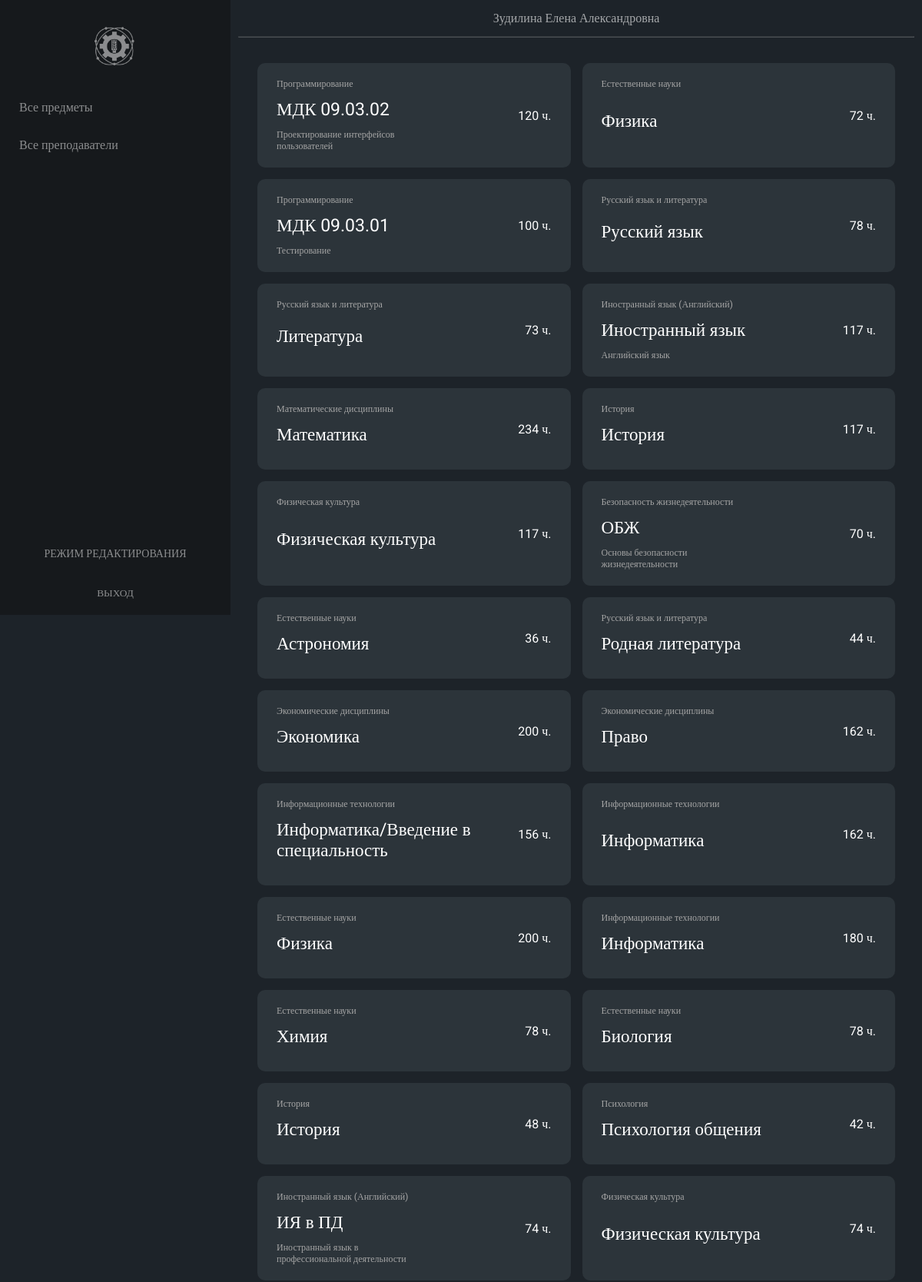
The app's page /pages/lk/allsubjects.php (signed in, upper part) with its own data.
### tables this page shows
CREATE TABLE `subjects` (
  `id_subject` int NOT NULL,
  `id_profile` int NOT NULL,
  `subject_name` varchar(255) NOT NULL,
  `subject_desc` varchar(255) DEFAULT NULL,
  `subject_hours` int NOT NULL
);

CREATE TABLE `profiles` (
  `id_profile` int NOT NULL,
  `profile_name` varchar(255) NOT NULL
);

### pages/lk/allsubjects.php (the view, shortened to what this page needs)
<?php
    require_once './../../php/connection.php';
    $result = mysqli_query($link,
    "SELECT
    `subjects`.`id_subject`,
    `subjects`.`subject_name`,
    `subjects`.`subject_desc`,
    `subjects`.`subject_hours`,
    `profiles`.`profile_name`
        FROM
        `subjects`,
        `profiles`
    WHERE `subjects`.`id_profile` = `profiles`.`id_profile`;");
    $subjects = mysqli_fetch_all($result);
?>
<!DOCTYPE html>
<html lang='ru'>
<head>
    <link rel='stylesheet' href='./../../styles/style.css'>
</head>
<body>
    <?php include './includes/nav.php'; ?>
    <main>
        <?php include './includes/header.php'; ?>
        <section class="all-subjects">
            <?
                foreach ($subjects as $value)
                {
                    ?>
                    <div class="subject-wrapper" data-subjectId="<?=$value[0]?>">
                        <div>
                            <p class="subject-profile"><?=$value[4]?></p>
                            <p class="subject-name"><?=$value[1]?></p>
                            <p class="subject-desc"><?=$value[2]?></p>
                        </div>
                        <p class="subject-hours"><?=$value[3]?> ч.</p>
                    </div>
                    <?
                }
            ?>
        </section>
    </main>
</body>
</html>

### styles/style.css (style rules this page uses)
*, *::after, *::before { box-sizing: border-box; margin: 0; padding: 0; }
html, body { width: 100%; }
html { height: 100%; }
body, input, a, textarea { font-family: "Roboto", serif; }
body { min-height: 100%; color: #FFFFFF; background-color: #1d2329; display: flex; flex-flow: row nowrap; }
main { display: flex; flex-flow: column nowrap; flex-grow: 1; }
main section { padding: 35px; }
section { padding: 25px; width: 100%; }
section.all-subjects, section.all-groups { display: grid; grid-template-columns: 1fr 1fr 1fr 1fr; grid-gap: 15px; }
div.subject-wrapper, a.groups-wrapper { border-radius: 10px; display: flex; flex-flow: row nowrap; justify-content: space-between; align-items: center; padding: 20px 25px; background-color: #2c343a; min-width: 300px; }
div.subject-wrapper div, a.groups-wrapper div { display: flex; flex-flow: column nowrap; justify-content: space-between; align-items: flex-start; height: 100%; }
div.subject-wrapper div p, a.groups-wrapper div p { margin-bottom: 12px; }
div.subject-wrapper div p:last-child, a.groups-wrapper div p:last-child { margin-bottom: unset; }
div.subject-wrapper p.subject-profile, div.subject-wrapper p.subject-desc, div.subject-wrapper p.group-profile, div.subject-wrapper p.group-desc, a.groups-wrapper p.subject-profile, a.groups-wrapper p.subject-desc, a.groups-wrapper p.group-profile, a.groups-wrapper p.group-desc { color: #A5A5A5; font-size: 12px; }
div.subject-wrapper p.subject-desc, div.subject-wrapper p.group-desc, a.groups-wrapper p.subject-desc, a.groups-wrapper p.group-desc { max-width: 200px; }
div.subject-wrapper p.subject-name, div.subject-wrapper p.group-name, a.groups-wrapper p.subject-name, a.groups-wrapper p.group-name { color: #fff; font-size: 23px; max-width: 300px; }
div.subject-wrapper p.subject-hours, div.subject-wrapper p.group-hours, a.groups-wrapper p.subject-hours, a.groups-wrapper p.group-hours { min-width: 50px; text-align: right; }
@media screen and (max-width: 1600px) { section.all-subjects, section.all-groups { display: grid; grid-template-columns: 1fr 1fr 1fr; grid-gap: 15px; } }
@media screen and (max-width: 1400px) { section.all-subjects, section.all-groups { display: grid; grid-template-columns: 1fr 1fr; grid-gap: 15px; } }

### records on screen
subjects: id_profile.profile_name "Программирование", subject_name "МДК 09.03.02", subject_desc "Проектирование интерфейсов пользователей", subject_hours "120"
subjects: id_profile.profile_name "Естественные науки", subject_name "Физика", subject_hours "72"
subjects: id_profile.profile_name "Программирование", subject_name "МДК 09.03.01", subject_desc "Тестирование", subject_hours "100"
subjects: id_profile.profile_name "Русский язык и литература", subject_name "Русский язык", subject_hours "78"
subjects: id_profile.profile_name "Русский язык и литература", subject_name "Литература", subject_hours "73"
subjects: id_profile.profile_name "Иностранный язык (Английский)", subject_name "Иностранный язык", subject_desc "Английский язык", subject_hours "117"
subjects: id_profile.profile_name "Математические дисциплины", subject_name "Математика", subject_hours "234"
subjects: id_profile.profile_name "История", subject_name "История", subject_hours "117"
subjects: id_profile.profile_name "Физическая культура", subject_name "Физическая культура", subject_hours "117"
subjects: id_profile.profile_name "Безопасность жизнедеятельности", subject_name "ОБЖ", subject_desc "Основы безопасности жизнедеятельности", subject_hours "70"
subjects: id_profile.profile_name "Естественные науки", subject_name "Астрономия", subject_hours "36"
subjects: id_profile.profile_name "Русский язык и литература", subject_name "Родная литература", subject_hours "44"
subjects: id_profile.profile_name "Экономические дисциплины", subject_name "Экономика", subject_hours "200"
subjects: id_profile.profile_name "Экономические дисциплины", subject_name "Право", subject_hours "162"
subjects: id_profile.profile_name "Информационные технологии", subject_name "Информатика/Введение в специальность", subject_hours "156"
subjects: id_profile.profile_name "Информационные технологии", subject_name "Информатика", subject_hours "162"
subjects: id_profile.profile_name "Естественные науки", subject_name "Физика", subject_hours "200"
subjects: id_profile.profile_name "Информационные технологии", subject_name "Информатика", subject_hours "180"
subjects: id_profile.profile_name "Естественные науки", subject_name "Химия", subject_hours "78"
subjects: id_profile.profile_name "Естественные науки", subject_name "Биология", subject_hours "78"
subjects: id_profile.profile_name "История", subject_name "История", subject_hours "48"
subjects: id_profile.profile_name "Психология", subject_name "Психология общения", subject_hours "42"
subjects: id_profile.profile_name "Иностранный язык (Английский)", subject_name "ИЯ в ПД", subject_desc "Иностранный язык в профессиональной деятельности", subject_hours "74"
subjects: id_profile.profile_name "Физическая культура", subject_name "Физическая культура", subject_hours "74"

### other values on screen
$_COOKIE['id_admin'] "Зудилина Елена Александровна"
